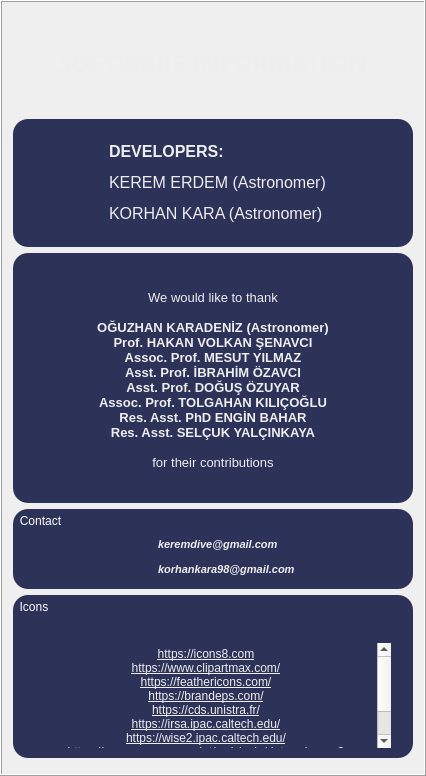
         <widget class="QFrame" name="softinf_frame">
          <property name="minimumSize">
           <size>
            <width>0</width>
            <height>430</height>
           </size>
          </property>
          <property name="maximumSize">
           <size>
            <width>430</width>
            <height>16777215</height>
           </size>
          </property>
          <property name="styleSheet">
           <string notr="true">#softinf_frame{
background-color: #1c1c27;
border-radius: 15px;
	color: rgb(255, 255, 255);
}
</string>
          </property>
          <property name="frameShape">
           <enum>QFrame::Box</enum>
          </property>
          <property name="frameShadow">
           <enum>QFrame::Raised</enum>
          </property>
          <layout class="QGridLayout" name="gridLayout_19">
           <item row="3" column="0">
            <widget class="QFrame" name="dev_frame">
             <property name="minimumSize">
              <size>
               <width>400</width>
               <height>128</height>
              </size>
             </property>
             <property name="styleSheet">
              <string notr="true">#dev_frame {
background: #2d3259;
border-radius: 15px;
	color: rgb(255, 255, 255);
}
#dev_frame {
                subcontrol-origin: margin;
                subcontrol-position: top center;    /* position at the top center */
}

</string>
             </property>
             <property name="frameShape">
              <enum>QFrame::StyledPanel</enum>
             </property>
             <property name="frameShadow">
              <enum>QFrame::Raised</enum>
             </property>
             <layout class="QHBoxLayout" name="horizontalLayout_6">
              <item>
               <spacer name="horizontalSpacer_3">
                <property name="orientation">
                 <enum>Qt::Horizontal</enum>
                </property>
                <property name="sizeType">
                 <enum>QSizePolicy::Fixed</enum>
                </property>
                <property name="sizeHint" stdset="0">
                 <size>
                  <width>5</width>
                  <height>20</height>
                 </size>
                </property>
               </spacer>
              </item>
              <item>
               <widget class="QLabel" name="label_18">
                <property name="sizePolicy">
                 <sizepolicy hsizetype="Maximum" vsizetype="Maximum">
                  <horstretch>0</horstretch>
                  <verstretch>0</verstretch>
                 </sizepolicy>
                </property>
                <property name="maximumSize">
                 <size>
                  <width>110</width>
                  <height>110</height>
                 </size>
                </property>
                <property name="baseSize">
                 <size>
                  <width>0</width>
                  <height>0</height>
                 </size>
                </property>
                <property name="text">
                 <string/>
                </property>
                <property name="textFormat">
                 <enum>Qt::RichText</enum>
                </property>
                <property name="pixmap">
                 <pixmap resource="../icon.qrc">:/icon/icon/dev_2.png</pixmap>
                </property>
                <property name="scaledContents">
                 <bool>true</bool>
                </property>
                <property name="margin">
                 <number>5</number>
                </property>
                <property name="indent">
                 <number>10</number>
                </property>
               </widget>
              </item>
              <item>
               <widget class="QLabel" name="label_20">
                <property name="sizePolicy">
                 <sizepolicy hsizetype="Maximum" vsizetype="Maximum">
                  <horstretch>0</horstretch>
                  <verstretch>0</verstretch>
                 </sizepolicy>
                </property>
                <property name="minimumSize">
                 <size>
                  <width>300</width>
                  <height>0</height>
                 </size>
                </property>
                <property name="maximumSize">
                 <size>
                  <width>150</width>
                  <height>120</height>
                 </size>
                </property>
                <property name="font">
                 <font>
                  <family>Segoe UI</family>
                 </font>
                </property>
                <property name="text">
                 <string>&lt;html&gt;&lt;head/&gt;&lt;body&gt;&lt;p&gt;&lt;span style=&quot; font-size:12pt; font-weight:600; color:#eeeeee;&quot;&gt;DEVELOPERS:&lt;/span&gt;&lt;/p&gt;&lt;p&gt;&lt;span style=&quot; font-size:12pt; color:#eeeeee;&quot;&gt;KEREM ERDEM (Astronomer)&lt;/span&gt;&lt;/p&gt;&lt;p&gt;&lt;span style=&quot; font-size:12pt; color:#eeeeee;&quot;&gt;KORHAN KARA (Astronomer)&lt;/span&gt;&lt;/p&gt;&lt;/body&gt;&lt;/html&gt;</string>
                </property>
                <property name="alignment">
                 <set>Qt::AlignLeading|Qt::AlignLeft|Qt::AlignVCenter</set>
                </property>
                <property name="wordWrap">
                 <bool>true</bool>
                </property>
                <property name="margin">
                 <number>5</number>
                </property>
                <property name="indent">
                 <number>10</number>
                </property>
               </widget>
              </item>
              <item>
               <spacer name="horizontalSpacer_4">
                <property name="orientation">
                 <enum>Qt::Horizontal</enum>
                </property>
                <property name="sizeType">
                 <enum>QSizePolicy::Fixed</enum>
                </property>
                <property name="sizeHint" stdset="0">
                 <size>
                  <width>5</width>
                  <height>20</height>
                 </size>
                </property>
               </spacer>
              </item>
             </layout>
            </widget>
           </item>
           <item row="5" column="0">
            <widget class="QGroupBox" name="contact_groupBox">
             <property name="minimumSize">
              <size>
               <width>400</width>
               <height>80</height>
              </size>
             </property>
             <property name="styleSheet">
              <string notr="true">#contact_groupBox {
background: #2d3259;
border-radius: 15px;
	color: rgb(255, 255, 255);
}
#contact_groupBox::title {
                subcontrol-origin: margin;
                subcontrol-position: top left;    /* position at the top center */
padding: 5px;
                
}
</string>
             </property>
             <property name="title">
              <string>Contact</string>
             </property>
             <property name="alignment">
              <set>Qt::AlignLeading|Qt::AlignLeft|Qt::AlignVCenter</set>
             </property>
             <layout class="QGridLayout" name="gridLayout_20">
              <item row="0" column="0">
               <spacer name="horizontalSpacer_5">
                <property name="orientation">
                 <enum>Qt::Horizontal</enum>
                </property>
                <property name="sizeType">
                 <enum>QSizePolicy::Fixed</enum>
                </property>
                <property name="sizeHint" stdset="0">
                 <size>
                  <width>40</width>
                  <height>20</height>
                 </size>
                </property>
               </spacer>
              </item>
              <item row="0" column="1">
               <widget class="QLabel" name="label_61">
                <property name="minimumSize">
                 <size>
                  <width>35</width>
                  <height>25</height>
                 </size>
                </property>
                <property name="maximumSize">
                 <size>
                  <width>35</width>
                  <height>25</height>
                 </size>
                </property>
                <property name="text">
                 <string/>
                </property>
                <property name="pixmap">
                 <pixmap resource="../icon.qrc">:/icon/icon/mail.svg</pixmap>
                </property>
                <property name="scaledContents">
                 <bool>true</bool>
                </property>
               </widget>
              </item>
              <item row="0" column="2">
               <widget class="QLabel" name="label_60">
                <property name="maximumSize">
                 <size>
                  <width>175</width>
                  <height>16777215</height>
                 </size>
                </property>
                <property name="font">
                 <font>
                  <family>Segoe UI</family>
                  <pointsize>9</pointsize>
                 </font>
                </property>
                <property name="text">
                 <string>&lt;html&gt;&lt;head/&gt;&lt;body&gt;&lt;p align=&quot;justify&quot;&gt;&lt;span style=&quot; font-size:8pt; font-weight:600; font-style:italic; color:#eeeeee;&quot;&gt;keremdive@gmail.com&lt;/span&gt;&lt;/p&gt;&lt;p align=&quot;justify&quot;&gt;&lt;span style=&quot; font-size:8pt; font-weight:600; font-style:italic; color:#eeeeee;&quot;&gt;korhankara98@gmail.com&lt;/span&gt;&lt;/p&gt;&lt;/body&gt;&lt;/html&gt;</string>
                </property>
               </widget>
              </item>
              <item row="0" column="3">
               <spacer name="horizontalSpacer_6">
                <property name="orientation">
                 <enum>Qt::Horizontal</enum>
                </property>
                <property name="sizeType">
                 <enum>QSizePolicy::Fixed</enum>
                </property>
                <property name="sizeHint" stdset="0">
                 <size>
                  <width>40</width>
                  <height>20</height>
                 </size>
                </property>
               </spacer>
              </item>
             </layout>
            </widget>
           </item>
           <item row="0" column="0">
            <spacer name="verticalSpacer_15">
             <property name="orientation">
              <enum>Qt::Vertical</enum>
             </property>
             <property name="sizeType">
              <enum>QSizePolicy::Fixed</enum>
             </property>
             <property name="sizeHint" stdset="0">
              <size>
               <width>20</width>
               <height>10</height>
              </size>
             </property>
            </spacer>
           </item>
           <item row="7" column="0">
            <spacer name="verticalSpacer_2">
             <property name="orientation">
              <enum>Qt::Vertical</enum>
             </property>
             <property name="sizeType">
              <enum>QSizePolicy::Fixed</enum>
             </property>
             <property name="sizeHint" stdset="0">
              <size>
               <width>20</width>
               <height>5</height>
              </size>
             </property>
            </spacer>
           </item>
           <item row="1" column="0">
            <widget class="QLabel" name="label_57">
             <property name="minimumSize">
              <size>
               <width>0</width>
               <height>80</height>
              </size>
             </property>
             <property name="maximumSize">
              <size>
               <width>16777215</width>
               <height>80</height>
              </size>
             </property>
             <property name="font">
              <font>
               <family>Bahnschrift SemiBold Condensed</family>
               <pointsize>18</pointsize>
               <weight>75</weight>
               <bold>true</bold>
              </font>
             </property>
             <property name="text">
              <string>&lt;html&gt;&lt;head/&gt;&lt;body&gt;&lt;p&gt;&lt;span style=&quot; color:#eeeeee;&quot;&gt;SOFTWARE INFORMATION&lt;/span&gt;&lt;/p&gt;&lt;/body&gt;&lt;/html&gt;</string>
             </property>
             <property name="alignment">
              <set>Qt::AlignCenter</set>
             </property>
            </widget>
           </item>
           <item row="2" column="0">
            <spacer name="verticalSpacer_16">
             <property name="orientation">
              <enum>Qt::Vertical</enum>
             </property>
             <property name="sizeType">
              <enum>QSizePolicy::Fixed</enum>
             </property>
             <property name="sizeHint" stdset="0">
              <size>
               <width>20</width>
               <height>10</height>
              </size>
             </property>
            </spacer>
           </item>
           <item row="4" column="0">
            <widget class="QTextBrowser" name="thx_textBrowser">
             <property name="minimumSize">
              <size>
               <width>0</width>
               <height>250</height>
              </size>
             </property>
             <property name="maximumSize">
              <size>
               <width>16777215</width>
               <height>250</height>
              </size>
             </property>
             <property name="styleSheet">
              <string notr="true">#thx_textBrowser{
background: #2d3259;
border-radius: 15px;
padding: 5px;
color:#eeeeee
}</string>
             </property>
             <property name="html">
              <string>&lt;!DOCTYPE HTML PUBLIC &quot;-//W3C//DTD HTML 4.0//EN&quot; &quot;http://www.w3.org/TR/REC-html40/strict.dtd&quot;&gt;
&lt;html&gt;&lt;head&gt;&lt;meta name=&quot;qrichtext&quot; content=&quot;1&quot; /&gt;&lt;style type=&quot;text/css&quot;&gt;
p, li { white-space: pre-wrap; }
&lt;/style&gt;&lt;/head&gt;&lt;body style=&quot; font-family:'MS Shell Dlg 2'; font-size:8.25pt; font-weight:400; font-style:normal;&quot;&gt;
&lt;p align=&quot;center&quot; style=&quot;-qt-paragraph-type:empty; margin-top:0px; margin-bottom:0px; margin-left:0px; margin-right:0px; -qt-block-indent:0; text-indent:0px;&quot;&gt;&lt;br /&gt;&lt;/p&gt;
&lt;p align=&quot;center&quot; style=&quot;-qt-paragraph-type:empty; margin-top:0px; margin-bottom:0px; margin-left:0px; margin-right:0px; -qt-block-indent:0; text-indent:0px; font-size:10pt;&quot;&gt;&lt;br /&gt;&lt;/p&gt;
&lt;p align=&quot;center&quot; style=&quot; margin-top:0px; margin-bottom:0px; margin-left:0px; margin-right:0px; -qt-block-indent:0; text-indent:0px;&quot;&gt;&lt;span style=&quot; font-size:10pt;&quot;&gt;We would like to thank&lt;/span&gt;&lt;/p&gt;
&lt;p align=&quot;center&quot; style=&quot;-qt-paragraph-type:empty; margin-top:0px; margin-bottom:0px; margin-left:0px; margin-right:0px; -qt-block-indent:0; text-indent:0px; font-size:10pt;&quot;&gt;&lt;br /&gt;&lt;/p&gt;
&lt;p align=&quot;center&quot; style=&quot; margin-top:0px; margin-bottom:0px; margin-left:0px; margin-right:0px; -qt-block-indent:0; text-indent:0px;&quot;&gt;&lt;span style=&quot; font-size:10pt; font-weight:600;&quot;&gt;OĞUZHAN KARADENİZ (Astronomer)&lt;/span&gt;&lt;/p&gt;
&lt;p align=&quot;center&quot; style=&quot; margin-top:0px; margin-bottom:0px; margin-left:0px; margin-right:0px; -qt-block-indent:0; text-indent:0px;&quot;&gt;&lt;span style=&quot; font-size:10pt; font-weight:600;&quot;&gt;Prof. HAKAN VOLKAN ŞENAVCI&lt;/span&gt;&lt;/p&gt;
&lt;p align=&quot;center&quot; style=&quot; margin-top:0px; margin-bottom:0px; margin-left:0px; margin-right:0px; -qt-block-indent:0; text-indent:0px;&quot;&gt;&lt;span style=&quot; font-size:10pt; font-weight:600;&quot;&gt;Assoc. Prof. MESUT YILMAZ&lt;/span&gt;&lt;/p&gt;
&lt;p align=&quot;center&quot; style=&quot; margin-top:0px; margin-bottom:0px; margin-left:0px; margin-right:0px; -qt-block-indent:0; text-indent:0px;&quot;&gt;&lt;span style=&quot; font-size:10pt; font-weight:600;&quot;&gt;Asst. Prof. İBRAHİM ÖZAVCI&lt;/span&gt;&lt;/p&gt;
&lt;p align=&quot;center&quot; style=&quot; margin-top:0px; margin-bottom:0px; margin-left:0px; margin-right:0px; -qt-block-indent:0; text-indent:0px;&quot;&gt;&lt;span style=&quot; font-size:10pt; font-weight:600;&quot;&gt;Asst. Prof. DOĞUŞ ÖZUYAR&lt;/span&gt;&lt;/p&gt;
&lt;p align=&quot;center&quot; style=&quot; margin-top:0px; margin-bottom:0px; margin-left:0px; margin-right:0px; -qt-block-indent:0; text-indent:0px;&quot;&gt;&lt;span style=&quot; font-size:10pt; font-weight:600;&quot;&gt;Assoc. Prof. TOLGAHAN KILIÇOĞLU&lt;/span&gt;&lt;/p&gt;
&lt;p align=&quot;center&quot; style=&quot; margin-top:0px; margin-bottom:0px; margin-left:0px; margin-right:0px; -qt-block-indent:0; text-indent:0px;&quot;&gt;&lt;span style=&quot; font-size:10pt; font-weight:600;&quot;&gt;Res. Asst. PhD ENGİN BAHAR&lt;/span&gt;&lt;/p&gt;
&lt;p align=&quot;center&quot; style=&quot; margin-top:0px; margin-bottom:0px; margin-left:0px; margin-right:0px; -qt-block-indent:0; text-indent:0px;&quot;&gt;&lt;span style=&quot; font-size:10pt; font-weight:600;&quot;&gt;Res. Asst. SELÇUK YALÇINKAYA&lt;/span&gt;&lt;/p&gt;
&lt;p align=&quot;center&quot; style=&quot;-qt-paragraph-type:empty; margin-top:0px; margin-bottom:0px; margin-left:0px; margin-right:0px; -qt-block-indent:0; text-indent:0px; font-size:10pt;&quot;&gt;&lt;br /&gt;&lt;/p&gt;
&lt;p align=&quot;center&quot; style=&quot; margin-top:0px; margin-bottom:0px; margin-left:0px; margin-right:0px; -qt-block-indent:0; text-indent:0px;&quot;&gt;&lt;span style=&quot; font-size:10pt;&quot;&gt;for their contributions&lt;/span&gt;&lt;/p&gt;&lt;/body&gt;&lt;/html&gt;</string>
             </property>
            </widget>
           </item>
           <item row="6" column="0">
            <widget class="QGroupBox" name="icons_groupBox">
             <property name="minimumSize">
              <size>
               <width>0</width>
               <height>100</height>
              </size>
             </property>
             <property name="styleSheet">
              <string notr="true">#icons_groupBox {
background: #2d3259;
border-radius: 15px;
	color: rgb(255, 255, 255);
}
#icons_groupBox::title {
                subcontrol-origin: margin;
                subcontrol-position: top left;    /* position at the top center */
padding: 5px;
                
}
</string>
             </property>
             <property name="title">
              <string>Icons</string>
             </property>
             <layout class="QGridLayout" name="gridLayout_10">
              <property name="topMargin">
               <number>6</number>
              </property>
              <property name="bottomMargin">
               <number>9</number>
              </property>
              <item row="0" column="0">
               <widget class="QTextEdit" name="icon_textEdit">
                <property name="minimumSize">
                 <size>
                  <width>0</width>
                  <height>125</height>
                 </size>
                </property>
                <property name="maximumSize">
                 <size>
                  <width>16777215</width>
                  <height>100</height>
                 </size>
                </property>
                <property name="styleSheet">
                 <string notr="true">#icon_textEdit {
background: #2d3259;
border-radius: 15px;
padding: 10px;
font-size: 9pt;
color: #eeeeee;
}</string>
                </property>
                <property name="inputMethodHints">
                 <set>Qt::ImhMultiLine</set>
                </property>
                <property name="html">
                 <string>&lt;!DOCTYPE HTML PUBLIC &quot;-//W3C//DTD HTML 4.0//EN&quot; &quot;http://www.w3.org/TR/REC-html40/strict.dtd&quot;&gt;
&lt;html&gt;&lt;head&gt;&lt;meta name=&quot;qrichtext&quot; content=&quot;1&quot; /&gt;&lt;style type=&quot;text/css&quot;&gt;
p, li { white-space: pre-wrap; }
&lt;/style&gt;&lt;/head&gt;&lt;body style=&quot; font-family:'MS Shell Dlg 2'; font-size:9pt; font-weight:400; font-style:normal;&quot;&gt;
&lt;p align=&quot;center&quot; style=&quot; margin-top:0px; margin-bottom:0px; margin-left:0px; margin-right:0px; -qt-block-indent:0; text-indent:0px;&quot;&gt;&lt;a href=&quot;https://icons8.com&quot;&gt;&lt;span style=&quot; text-decoration: underline; color:#eeeeee;&quot;&gt;https://icons8.com&lt;/span&gt;&lt;/a&gt;&lt;/p&gt;
&lt;p align=&quot;center&quot; style=&quot; margin-top:0px; margin-bottom:0px; margin-left:0px; margin-right:0px; -qt-block-indent:0; text-indent:0px;&quot;&gt;&lt;a href=&quot;https://www.clipartmax.com/&quot;&gt;&lt;span style=&quot; text-decoration: underline; color:#eeeeee;&quot;&gt;https://www.clipartmax.com/&lt;/span&gt;&lt;/a&gt;&lt;/p&gt;
&lt;p align=&quot;center&quot; style=&quot; margin-top:0px; margin-bottom:0px; margin-left:0px; margin-right:0px; -qt-block-indent:0; text-indent:0px;&quot;&gt;&lt;a href=&quot;https://feathericons.com/&quot;&gt;&lt;span style=&quot; text-decoration: underline; color:#eeeeee;&quot;&gt;https://feathericons.com/&lt;/span&gt;&lt;/a&gt;&lt;/p&gt;
&lt;p align=&quot;center&quot; style=&quot; margin-top:0px; margin-bottom:0px; margin-left:0px; margin-right:0px; -qt-block-indent:0; text-indent:0px;&quot;&gt;&lt;a href=&quot;https://brandeps.com/&quot;&gt;&lt;span style=&quot; text-decoration: underline; color:#eeeeee;&quot;&gt;https://brandeps.com/&lt;/span&gt;&lt;/a&gt;&lt;/p&gt;
&lt;p align=&quot;center&quot; style=&quot; margin-top:0px; margin-bottom:0px; margin-left:0px; margin-right:0px; -qt-block-indent:0; text-indent:0px;&quot;&gt;&lt;a href=&quot;https://brandeps.com/&quot;&gt;&lt;span style=&quot; text-decoration: underline; color:#eeeeee;&quot;&gt;https://cds.unistra.fr/&lt;/span&gt;&lt;/a&gt;&lt;/p&gt;
&lt;p align=&quot;center&quot; style=&quot; margin-top:0px; margin-bottom:0px; margin-left:0px; margin-right:0px; -qt-block-indent:0; text-indent:0px;&quot;&gt;&lt;a href=&quot;https://brandeps.com/&quot;&gt;&lt;span style=&quot; text-decoration: underline; color:#eeeeee;&quot;&gt;https://irsa.ipac.caltech.edu/&lt;/span&gt;&lt;/a&gt;&lt;/p&gt;
&lt;p align=&quot;center&quot; style=&quot; margin-top:0px; margin-bottom:0px; margin-left:0px; margin-right:0px; -qt-block-indent:0; text-indent:0px;&quot;&gt;&lt;span style=&quot; text-decoration: underline; color:#eeeeee;&quot;&gt;https://wise2.ipac.caltech.edu/&lt;/span&gt;&lt;/p&gt;
&lt;p align=&quot;center&quot; style=&quot; margin-top:0px; margin-bottom:0px; margin-left:0px; margin-right:0px; -qt-block-indent:0; text-indent:0px;&quot;&gt;&lt;span style=&quot; text-decoration: underline; color:#eeeeee;&quot;&gt;https://www.cosmos.esa.int/web/gaia/data-release-3&lt;/span&gt;&lt;/p&gt;
&lt;p align=&quot;center&quot; style=&quot; margin-top:0px; margin-bottom:0px; margin-left:0px; margin-right:0px; -qt-block-indent:0; text-indent:0px;&quot;&gt;&lt;span style=&quot; text-decoration: underline; color:#eeeeee;&quot;&gt;https://www.ztf.caltech.edu/&lt;/span&gt;&lt;/p&gt;
&lt;p align=&quot;center&quot; style=&quot;-qt-paragraph-type:empty; margin-top:0px; margin-bottom:0px; margin-left:0px; margin-right:0px; -qt-block-indent:0; text-indent:0px; text-decoration: underline; color:#eeeeee;&quot;&gt;&lt;br /&gt;&lt;/p&gt;&lt;/body&gt;&lt;/html&gt;</string>
                </property>
                <property name="textInteractionFlags">
                 <set>Qt::LinksAccessibleByKeyboard|Qt::LinksAccessibleByMouse|Qt::TextBrowserInteraction|Qt::TextSelectableByKeyboard|Qt::TextSelectableByMouse</set>
                </property>
                <property name="placeholderText">
                 <string/>
                </property>
               </widget>
              </item>
             </layout>
            </widget>
           </item>
          </layout>
         </widget>
